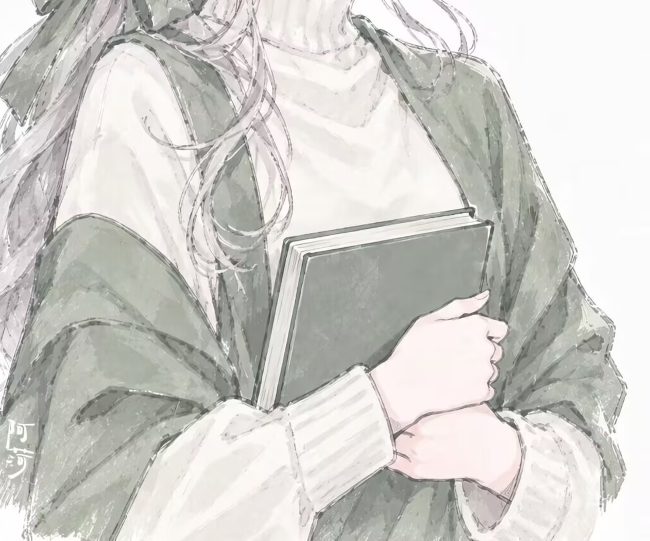
#> input picture style-distill/target/pose_ref/pose_hands_book.png, 1300 x 1081 px (shown at 1/2 size)
$ python tone_preview.py target/pose_ref/pose_hands_book.png
#> lines starting #> are read from the running program, lines starting #| are printed output that depends on the picture
### style-distill/preserve_hue.py
"""色相保留后处理：把生成图的明暗结构 + 原图的色相/配色 合成。

铁律 A（只迁移手法、不迁移配色）在提示词层面不可靠——模型很容易把目标图的发色
换成基准图色板里的银灰/灰紫。这个脚本从像素层面把它变成保证：

    L（明暗结构/光影）  <- 生成图
    h（色相）           <- 原图     不因基准图改变
    C（彩度）           <- 原图 * sat_scale   （sat_scale=1.0 表示完全保留原图饱和度）

用法:
    python preserve_hue.py --style-output gen.png --original target.png -o fixed.png
    python preserve_hue.py --style-output gen.png --original target.png -o fixed.png --sat-scale 0.4
    python preserve_hue.py --selftest

设计取舍:
    sat_scale 默认 1.0（完全保留原图饱和度）——这是最保守、最贴合"不换配色"的档位。
    若要同时拿到 1A 的低饱和手法，把它调小；脚本会算出"要到达风格水平该给多少"。
"""
from __future__ import annotations

import argparse
import sys
from pathlib import Path

import numpy as np
from PIL import Image

_XYZ_FROM_RGB = np.array(
    [
        [0.4124564, 0.3575761, 0.1804375],
        [0.2126729, 0.7151522, 0.0721750],
        [0.0193339, 0.1191920, 0.9503041],
    ],
    dtype=np.float64,
)
_WHITE_D65 = np.array([0.95047, 1.0, 1.08883], dtype=np.float64)
_KAPPA_EPS = (6.0 / 29.0) ** 3
_XYZ_FROM_LAB = np.linalg.inv(_XYZ_FROM_RGB)


def srgb_to_cielab(rgb: np.ndarray) -> np.ndarray:
    lin = np.where(rgb <= 0.04045, rgb / 12.92, ((rgb + 0.055) / 1.055) ** 2.4)
    xyz = lin @ _XYZ_FROM_RGB.T
    t = xyz / _WHITE_D65
    f = np.where(t > _KAPPA_EPS, np.cbrt(t), t / (3 * (6 / 29) ** 2) + 4 / 29)
    return np.stack(
        [116.0 * f[..., 1] - 16.0, 500.0 * (f[..., 0] - f[..., 1]), 200.0 * (f[..., 1] - f[..., 2])],
        axis=-1,
    )


def cielab_to_srgb(lab: np.ndarray) -> np.ndarray:
    L, a, b = lab[..., 0], lab[..., 1], lab[..., 2]
    fy = (L + 16.0) / 116.0
    fx = fy + a / 500.0
    fz = fy - b / 200.0

    def finv(t):
        t3 = t**3
        return np.where(t3 > _KAPPA_EPS, t3, 3 * (6 / 29) ** 2 * (t - 4 / 29))

    xyz = np.stack([finv(fx), finv(fy), finv(fz)], axis=-1) * _WHITE_D65
    lin = xyz @ _XYZ_FROM_LAB.T
    lin = np.clip(lin, 0.0, 1.0)
    return np.clip(np.where(lin <= 0.0031308, lin * 12.92, 1.055 * lin ** (1 / 2.4) - 0.055), 0, 1)


# [111 lines left out: functions selftest, content_stats, main, not called in this run]


# [2 lines that do not run on import are left out]

### style-distill/tone_preview.py
"""1A 明暗预览：只模拟 1A 的"抬暗部 + 压缩明暗 + 无黑"，不改色相、不加线稿。

用途：让"19.4% 的像素要被抬亮"这个代价在动手生成之前就看得见。
注意：这**不是**风格迁移结果——它不含笔触、线稿、水彩质感，只隔离出明暗这一项变化。
"""
import argparse
from pathlib import Path

import numpy as np
from PIL import Image

from preserve_hue import cielab_to_srgb, srgb_to_cielab


def main() -> int:
    ap = argparse.ArgumentParser()
    ap.add_argument("src")
    ap.add_argument("-o", "--out", default="tone_preview.png")
    ap.add_argument("--floor", type=float, default=0.40, help="抬升后最暗值(0-1)，风格要求 >=0.35")
    ap.add_argument("--ceil", type=float, default=0.99, help="最亮值(0-1)")
    ap.add_argument("--split", type=float, default=0.5,
                    help="0-1，把明暗压向三档的强度：0=不动，1=完全压成三档")
    args = ap.parse_args()

    im = Image.open(args.src).convert("RGB")
#> im is the input picture: PIL image 1300x1081 RGB; mean R, G, B 208, 206.6, 202.4
    rgb = np.asarray(im, dtype=np.float64) / 255.0
    lab = srgb_to_cielab(rgb)
    L = lab[..., 0]
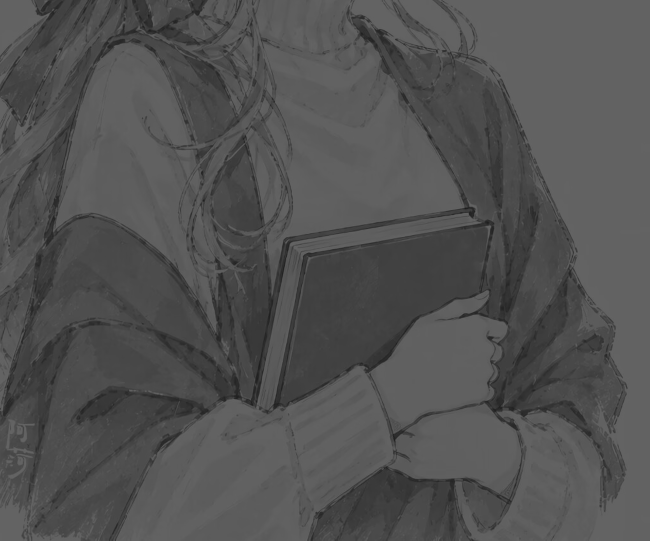
#> L: shape (1081, 1300) float64 (shown at 1/2 size); min 23.47, max 100, mean 82.7

    before = {
        "lum_min": float(rgb.mean(axis=2).min()),
        "lum_p05": float(np.quantile(rgb.mean(axis=2), 0.05)),
        "lum_mean": float(rgb.mean()),
        "below_020": float((rgb.mean(axis=2) < 0.20).mean() * 100),
        "below_035": float((rgb.mean(axis=2) < 0.35).mean() * 100),
    }
#> before = {'lum_min': 0.21, 'lum_p05': 0.532, 'lum_mean': 0.807, 'below_020': 0, 'below_035': 0.111}

    # 1) 线性把 L 区间压缩抬高：不产生黑，暗部整体上移
    lo, hi = args.floor * 100.0, args.ceil * 100.0
    L2 = lo + (L / 100.0) * (hi - lo)

    # 2) 可选的"压成三档"：向三个阶梯中心收敛（split 控制强度）
    if args.split > 0:
        steps = np.array([lo + 0.18 * (hi - lo), lo + 0.52 * (hi - lo), lo + 0.86 * (hi - lo)])
        idx = np.abs(L2[..., None] - steps[None, None, :]).argmin(axis=-1)
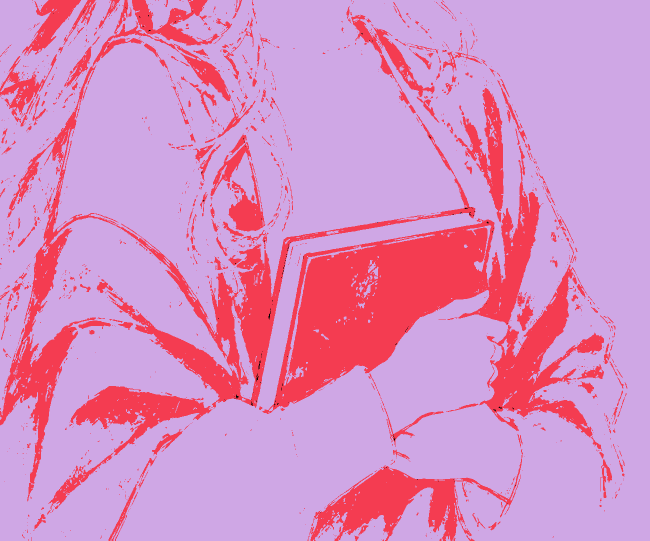
#> idx: shape (1081, 1300) int64 (shown at 1/2 size); 3 distinct labels, from 0 to 2; one colour per label, 0 black
        L3 = steps[idx]
        L2 = L2 * (1 - args.split) + L3 * args.split

    out_lab = np.stack([L2, lab[..., 1], lab[..., 2]], axis=-1)  # 色相/彩度原封不动
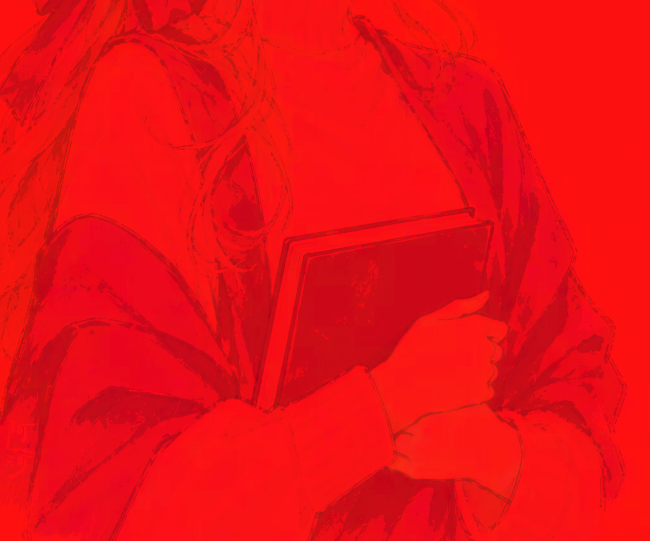
#> out_lab: shape (1081, 1300, 3) float64 (shown at 1/2 size); mean R, G, B 87.6, -0.3, 2.3; drawn with min black and max white
    out_rgb = cielab_to_srgb(out_lab)
#> in cielab_to_srgb, `L, a, b = lab[..., 0], lab[..., 1], lab[..., 2]`:
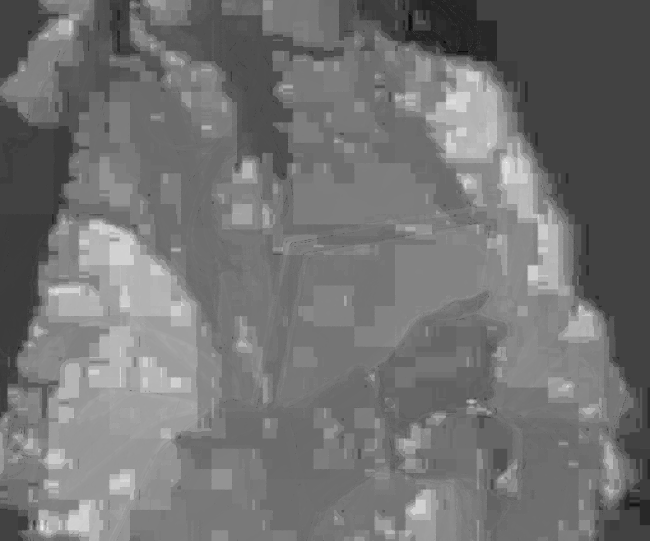
#> b: shape (1081, 1300) float64 (shown at 1/2 size); min -3.08, max 8.73, mean 2.27; drawn with min black and max white
#> in finv, `t3 = t**3`:
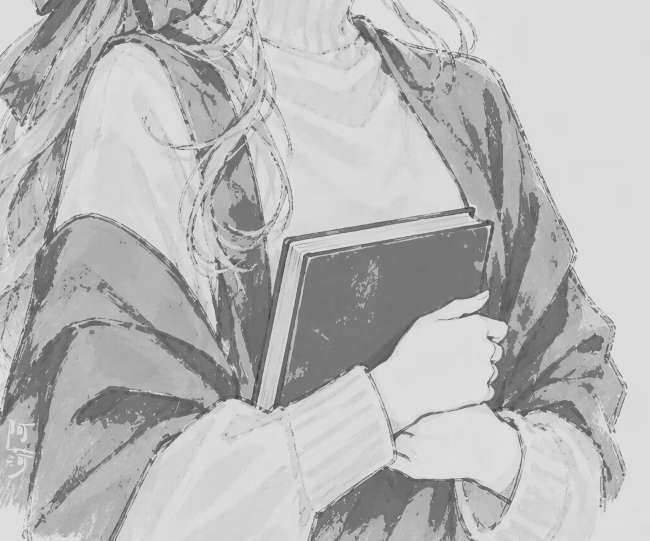
#> t3: shape (1081, 1300) float64 (shown at 1/2 size); min 0.198, max 0.879, mean 0.724
#> in cielab_to_srgb, `lin = xyz @ _XYZ_FROM_LAB.T`:
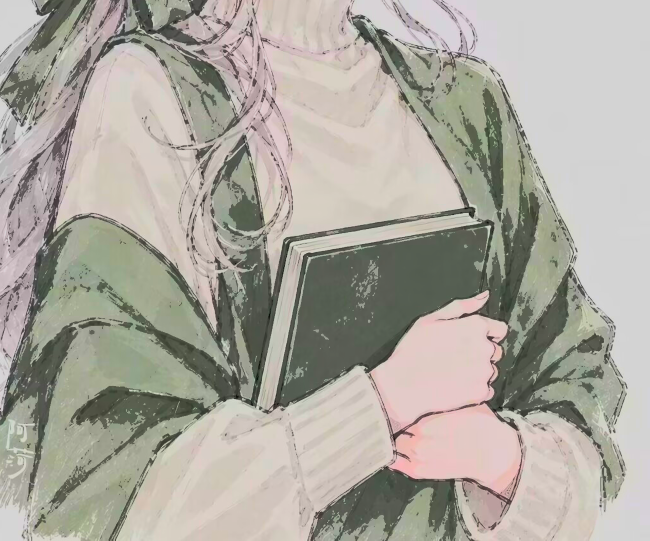
#> lin: shape (1081, 1300, 3) float64 (shown at 1/2 size); mean of channels 0, 1, 2 0.736, 0.724, 0.695; drawn with min black and max white
#> in cielab_to_srgb, `return np.clip(np.where(lin <= 0.0031308, lin * 12.92, 1.055 * lin ** ..`:
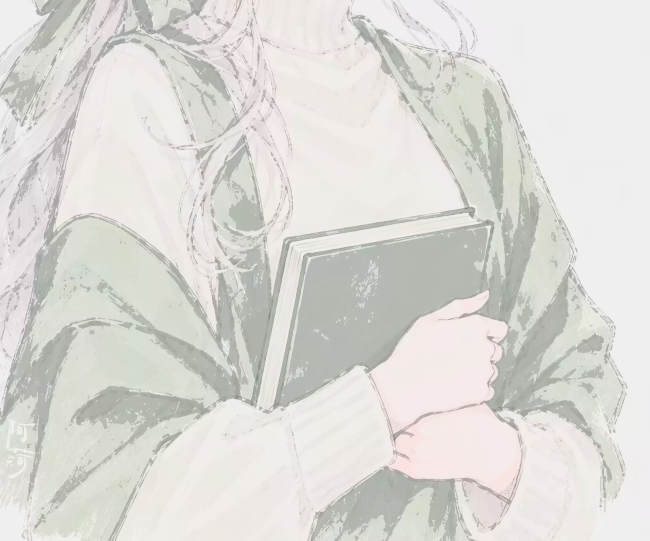
#> returned value: shape (1081, 1300, 3) float64 (shown at 1/2 size); mean of channels 0, 1, 2 0.867, 0.862, 0.845; drawn as R, G, B
    out_img = Image.fromarray((out_rgb * 255 + 0.5).astype(np.uint8))
    Path(args.out).parent.mkdir(parents=True, exist_ok=True)
    out_img.save(args.out)

    lum2 = out_rgb.mean(axis=2)
    after = {
        "lum_min": float(lum2.min()),
        "lum_p05": float(np.quantile(lum2, 0.05)),
        "lum_mean": float(lum2.mean()),
        "below_020": float((lum2 < 0.20).mean() * 100),
        "below_035": float((lum2 < 0.35).mean() * 100),
    }
#> after = {'lum_min': 0.479, 'lum_p05': 0.687, 'lum_mean': 0.858, 'below_020': 0, 'below_035': 0}
    print(f"-> {Path(args.out).resolve()}")
    print(f"{'指标':<12}{'原图':>10}{'1A预览':>10}{'风格要求':>14}")
    req = {"lum_min": ">=0.15", "lum_p05": ">=0.35", "lum_mean": ">=0.60",
           "below_020": "~0", "below_035": "—"}
    for k in before:
        print(f"{k:<12}{before[k]:>10.3f}{after[k]:>10.3f}{req[k]:>14}")
#> this loop made 5 passes
#> k on passes 1 to 5: 'lum_min', 'lum_p05', 'lum_mean', 'below_020', 'below_035'
#| lum_min          0.210     0.479        >=0.15
#| lum_p05          0.532     0.687        >=0.35
#| lum_mean         0.807     0.858        >=0.60
#| below_020        0.000     0.000            ~0
#| below_035        0.111     0.000             —
    print("\n色相与彩度未改动（a*/b* 原样保留）；未添加笔触与线稿。")
    return 0


if __name__ == "__main__":
    raise SystemExit(main())
#> (the program exits here)

$ run again, on style-distill/target/pose_ref/pose_torso.png
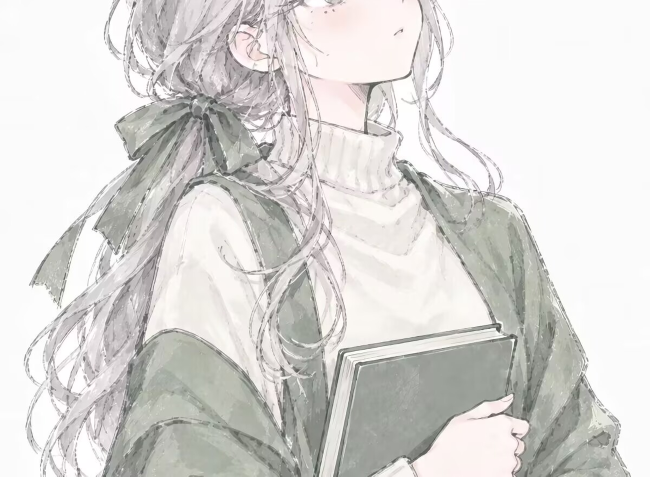
#> input picture style-distill/target/pose_ref/pose_torso.png, 1300 x 953 px (shown at 1/2 size)
#> in main, im is the input picture: PIL image 1300x953 RGB; mean R, G, B 217.4, 215.7, 213.4
#> in main, `L = lab[..., 0]`:
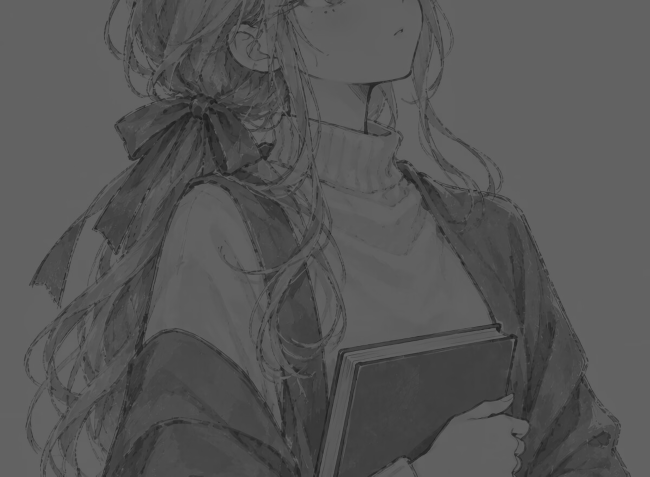
#> L: shape (953, 1300) float64 (shown at 1/2 size); min 24.53, max 100, mean 86
#> before = {'lum_min': 0.22, 'lum_p05': 0.553, 'lum_mean': 0.845, 'below_020': 0, 'below_035': 0.129}
#> idx: shape (953, 1300) int64; 3 distinct labels, from 0 to 2
#> in cielab_to_srgb, `return np.clip(np.where(lin <= 0.0031308, lin * 12.92, 1.055 * lin ** ..`:
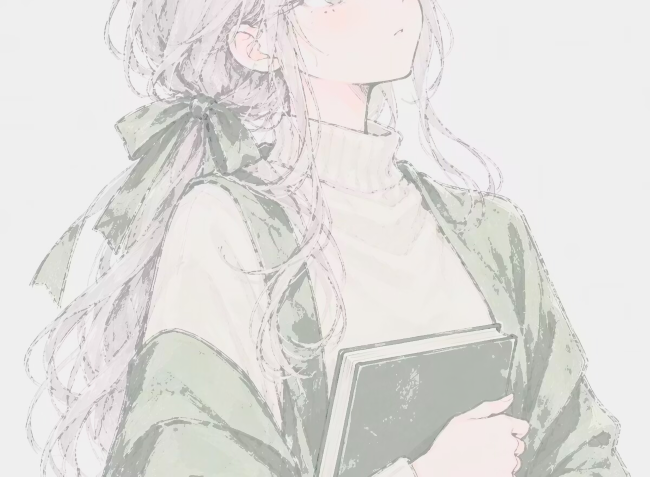
#> returned value: shape (953, 1300, 3) float64 (shown at 1/2 size); mean of channels 0, 1, 2 0.883, 0.877, 0.868; drawn as R, G, B
#> after = {'lum_min': 0.481, 'lum_p05': 0.695, 'lum_mean': 0.876, 'below_020': 0, 'below_035': 0}
#> the loop in main, `for k in before:` made 5 passes
#> k on passes 1 to 5: 'lum_min', 'lum_p05', 'lum_mean', 'below_020', 'below_035'
#> (printed output is left out)
